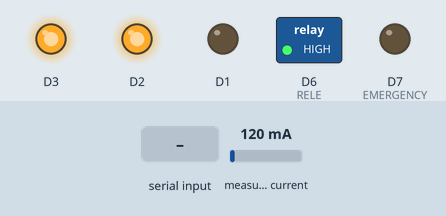
This sketch was run on a simulated ESP8266 (NodeMCU). Shown: switched loads named in the sketch (green lamp = pin HIGH), output pins drawn as LEDs (lit = HIGH). The inputs (shaded band) are chosen by the test bench; at power-on: measured current 120 mA. What the sketch prints to the serial monitor is not drawn.

Above: at 3.6 s.
3.7 s: measured current set to 64 mA
7.3 s: measured current set to 54 mA
At 10.5 s:
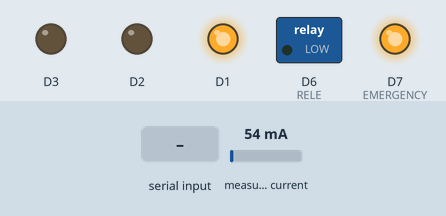
13.3 s: "1" received over Serial
20.5 s: measured current set to 500 mA
At 24.8 s:
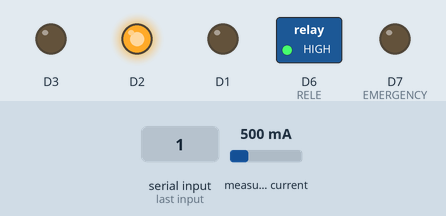
27.7 s: measured current set to 40 mA
At 29.7 s:
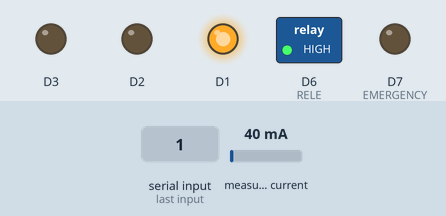
33.1 s: measured current set to 1000 mA
At 34.7 s:
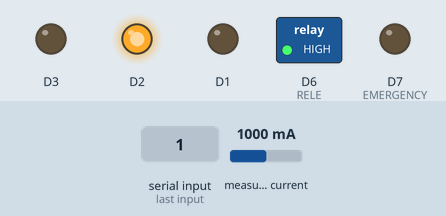
Timing chart, 0 to 41.2 s (numbered marks = the images above; inputs shaded):
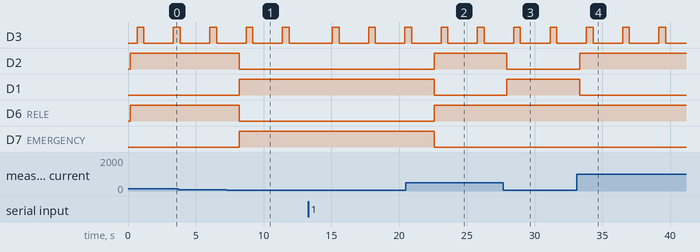

Measured:
- the behaviour switches between 61 and 60 mA on measured current (found by bisection; images 0 and 1)
- after the input at 7.3 s, D2, D6 (RELE): HIGH → LOW after 0.91 s; D1, D7 (EMERGENCY): LOW → HIGH after 0.91 s
- after the input at 20.5 s, D2, D6 (RELE): LOW → HIGH after 2.1 s; D1, D7 (EMERGENCY): HIGH → LOW after 2.1 s
- after the input at 27.7 s, D2: HIGH → LOW after 0.27 s; D1: LOW → HIGH after 0.27 s
- after the input at 33.1 s, D2: LOW → HIGH after 0.22 s; D1: HIGH → LOW after 0.22 s
- by itself, D3: alternates HIGH for 0.50 s and LOW for 2.2 s

The sketch:

corrente.ino
```cpp
#include <corrente.h>  // biblioteca que recebe as portas de saída
#include <ESP8266WiFi.h>
#include <ESP8266HTTPClient.h>
#include <ArduinoJson.h>

#include "EmonLib.h"

#define TENSAO 220 //Tensão da rede
#define SENSOR A0  // Pino para a leitura do sensor
#define CALIBRACAO 9.0909090909 // Calibração do sensor


float Irms ;
int RELE = D6;
int EMERGENCY = D7;

int DESLIGADO = 0;  // váriavel auxiliar utilizada para controlar o pico de corrente na inicialização

const int capacity = JSON_OBJECT_SIZE(5);
StaticJsonDocument<capacity> doc;


const char* SSID = ""; // endereço da rede
const char* PASS = ""; // senha de conexão com a rede

corrente sensor(D1,D2,D3); // objeto sensor incializando o constructor
EnergyMonitor Calcular_Corrente; //objeto para calcular a corrente

void setup() {

  pinMode(RELE, OUTPUT);
  pinMode(EMERGENCY, OUTPUT);

  Calcular_Corrente.current(SENSOR, CALIBRACAO); // função da classe EnergyMonitor
   Serial.begin(115200);                        //Velocidade de envio da informação
}

void loop() {

   Irms =  Calcular_Corrente.calcIrms(1480);   // Calcula o valor da Corrente

    serializeJson(doc,Serial);

    if( Serial.available() > 0 ){

      deserializeJson(doc,Serial);

    }


    doc["CORRENTE"] = Irms ;

   if(Irms < 0.06 && DESLIGADO < 5){
                                                                                                                                                                                                                                                                                                                                                                                                                                                                                                                                                                                                                                                                                                                                                                                                                                                                                                                                                                                                                                                                                                                                                             ;
     digitalWrite(RELE, LOW);
     digitalWrite(EMERGENCY, HIGH);

     DESLIGADO = 4;

    }

    else{

      digitalWrite(RELE, HIGH);
       digitalWrite(EMERGENCY, LOW);

      DESLIGADO ++;
    }

    sensor.teste(Irms);      // Função testar o valor da corrente
    sensor.show(Irms ,TENSAO);  // Função mostrar valores na tela
    delay(1000);
}
```
